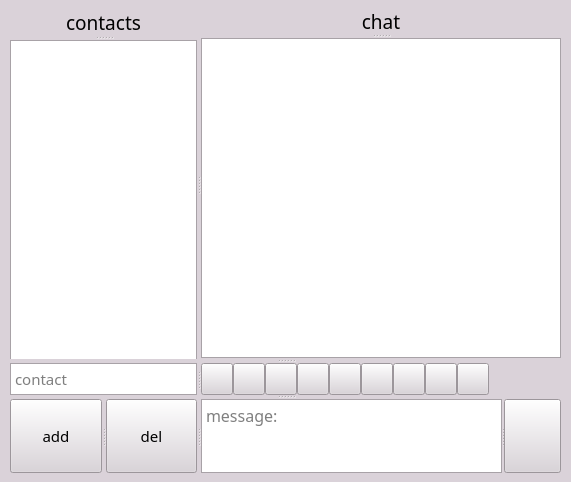
<?xml version="1.0" encoding="UTF-8"?>
<ui version="4.0">
 <class>Window</class>
 <widget class="QMainWindow" name="Window">
  <property name="geometry">
   <rect>
    <x>0</x>
    <y>0</y>
    <width>571</width>
    <height>482</height>
   </rect>
  </property>
  <property name="palette">
   <palette>
    <active>
     <colorrole role="WindowText">
      <brush brushstyle="SolidPattern">
       <color alpha="255">
        <red>0</red>
        <green>0</green>
        <blue>0</blue>
       </color>
      </brush>
     </colorrole>
     <colorrole role="Button">
      <brush brushstyle="SolidPattern">
       <color alpha="255">
        <red>218</red>
        <green>210</green>
        <blue>217</blue>
       </color>
      </brush>
     </colorrole>
     <colorrole role="Light">
      <brush brushstyle="SolidPattern">
       <color alpha="255">
        <red>255</red>
        <green>255</green>
        <blue>255</blue>
       </color>
      </brush>
     </colorrole>
     <colorrole role="Midlight">
      <brush brushstyle="SolidPattern">
       <color alpha="255">
        <red>236</red>
        <green>232</green>
        <blue>236</blue>
       </color>
      </brush>
     </colorrole>
     <colorrole role="Dark">
      <brush brushstyle="SolidPattern">
       <color alpha="255">
        <red>109</red>
        <green>105</green>
        <blue>108</blue>
       </color>
      </brush>
     </colorrole>
     <colorrole role="Mid">
      <brush brushstyle="SolidPattern">
       <color alpha="255">
        <red>145</red>
        <green>140</green>
        <blue>145</blue>
       </color>
      </brush>
     </colorrole>
     <colorrole role="Text">
      <brush brushstyle="SolidPattern">
       <color alpha="255">
        <red>0</red>
        <green>0</green>
        <blue>0</blue>
       </color>
      </brush>
     </colorrole>
     <colorrole role="BrightText">
      <brush brushstyle="SolidPattern">
       <color alpha="255">
        <red>255</red>
        <green>255</green>
        <blue>255</blue>
       </color>
      </brush>
     </colorrole>
     <colorrole role="ButtonText">
      <brush brushstyle="SolidPattern">
       <color alpha="255">
        <red>0</red>
        <green>0</green>
        <blue>0</blue>
       </color>
      </brush>
     </colorrole>
     <colorrole role="Base">
      <brush brushstyle="SolidPattern">
       <color alpha="255">
        <red>255</red>
        <green>255</green>
        <blue>255</blue>
       </color>
      </brush>
     </colorrole>
     <colorrole role="Window">
      <brush brushstyle="SolidPattern">
       <color alpha="255">
        <red>218</red>
        <green>210</green>
        <blue>217</blue>
       </color>
      </brush>
     </colorrole>
     <colorrole role="Shadow">
      <brush brushstyle="SolidPattern">
       <color alpha="255">
        <red>0</red>
        <green>0</green>
        <blue>0</blue>
       </color>
      </brush>
     </colorrole>
     <colorrole role="AlternateBase">
      <brush brushstyle="SolidPattern">
       <color alpha="255">
        <red>236</red>
        <green>232</green>
        <blue>236</blue>
       </color>
      </brush>
     </colorrole>
     <colorrole role="ToolTipBase">
      <brush brushstyle="SolidPattern">
       <color alpha="255">
        <red>255</red>
        <green>255</green>
        <blue>220</blue>
       </color>
      </brush>
     </colorrole>
     <colorrole role="ToolTipText">
      <brush brushstyle="SolidPattern">
       <color alpha="255">
        <red>0</red>
        <green>0</green>
        <blue>0</blue>
       </color>
      </brush>
     </colorrole>
    </active>
    <inactive>
     <colorrole role="WindowText">
      <brush brushstyle="SolidPattern">
       <color alpha="255">
        <red>0</red>
        <green>0</green>
        <blue>0</blue>
       </color>
      </brush>
     </colorrole>
     <colorrole role="Button">
      <brush brushstyle="SolidPattern">
       <color alpha="255">
        <red>218</red>
        <green>210</green>
        <blue>217</blue>
       </color>
      </brush>
     </colorrole>
     <colorrole role="Light">
      <brush brushstyle="SolidPattern">
       <color alpha="255">
        <red>255</red>
        <green>255</green>
        <blue>255</blue>
       </color>
      </brush>
     </colorrole>
     <colorrole role="Midlight">
      <brush brushstyle="SolidPattern">
       <color alpha="255">
        <red>236</red>
        <green>232</green>
        <blue>236</blue>
       </color>
      </brush>
     </colorrole>
     <colorrole role="Dark">
      <brush brushstyle="SolidPattern">
       <color alpha="255">
        <red>109</red>
        <green>105</green>
        <blue>108</blue>
       </color>
      </brush>
     </colorrole>
     <colorrole role="Mid">
      <brush brushstyle="SolidPattern">
       <color alpha="255">
        <red>145</red>
        <green>140</green>
        <blue>145</blue>
       </color>
      </brush>
     </colorrole>
     <colorrole role="Text">
      <brush brushstyle="SolidPattern">
       <color alpha="255">
        <red>0</red>
        <green>0</green>
        <blue>0</blue>
       </color>
      </brush>
     </colorrole>
     <colorrole role="BrightText">
      <brush brushstyle="SolidPattern">
       <color alpha="255">
        <red>255</red>
        <green>255</green>
        <blue>255</blue>
       </color>
      </brush>
     </colorrole>
     <colorrole role="ButtonText">
      <brush brushstyle="SolidPattern">
       <color alpha="255">
        <red>0</red>
        <green>0</green>
        <blue>0</blue>
       </color>
      </brush>
     </colorrole>
     <colorrole role="Base">
      <brush brushstyle="SolidPattern">
       <color alpha="255">
        <red>255</red>
        <green>255</green>
        <blue>255</blue>
       </color>
      </brush>
     </colorrole>
     <colorrole role="Window">
      <brush brushstyle="SolidPattern">
       <color alpha="255">
        <red>218</red>
        <green>210</green>
        <blue>217</blue>
       </color>
      </brush>
     </colorrole>
     <colorrole role="Shadow">
      <brush brushstyle="SolidPattern">
       <color alpha="255">
        <red>0</red>
        <green>0</green>
        <blue>0</blue>
       </color>
      </brush>
     </colorrole>
     <colorrole role="AlternateBase">
      <brush brushstyle="SolidPattern">
       <color alpha="255">
        <red>236</red>
        <green>232</green>
        <blue>236</blue>
       </color>
      </brush>
     </colorrole>
     <colorrole role="ToolTipBase">
      <brush brushstyle="SolidPattern">
       <color alpha="255">
        <red>255</red>
        <green>255</green>
        <blue>220</blue>
       </color>
      </brush>
     </colorrole>
     <colorrole role="ToolTipText">
      <brush brushstyle="SolidPattern">
       <color alpha="255">
        <red>0</red>
        <green>0</green>
        <blue>0</blue>
       </color>
      </brush>
     </colorrole>
    </inactive>
    <disabled>
     <colorrole role="WindowText">
      <brush brushstyle="SolidPattern">
       <color alpha="255">
        <red>109</red>
        <green>105</green>
        <blue>108</blue>
       </color>
      </brush>
     </colorrole>
     <colorrole role="Button">
      <brush brushstyle="SolidPattern">
       <color alpha="255">
        <red>218</red>
        <green>210</green>
        <blue>217</blue>
       </color>
      </brush>
     </colorrole>
     <colorrole role="Light">
      <brush brushstyle="SolidPattern">
       <color alpha="255">
        <red>255</red>
        <green>255</green>
        <blue>255</blue>
       </color>
      </brush>
     </colorrole>
     <colorrole role="Midlight">
      <brush brushstyle="SolidPattern">
       <color alpha="255">
        <red>236</red>
        <green>232</green>
        <blue>236</blue>
       </color>
      </brush>
     </colorrole>
     <colorrole role="Dark">
      <brush brushstyle="SolidPattern">
       <color alpha="255">
        <red>109</red>
        <green>105</green>
        <blue>108</blue>
       </color>
      </brush>
     </colorrole>
     <colorrole role="Mid">
      <brush brushstyle="SolidPattern">
       <color alpha="255">
        <red>145</red>
        <green>140</green>
        <blue>145</blue>
       </color>
      </brush>
     </colorrole>
     <colorrole role="Text">
      <brush brushstyle="SolidPattern">
       <color alpha="255">
        <red>109</red>
        <green>105</green>
        <blue>108</blue>
       </color>
      </brush>
     </colorrole>
     <colorrole role="BrightText">
      <brush brushstyle="SolidPattern">
       <color alpha="255">
        <red>255</red>
        <green>255</green>
        <blue>255</blue>
       </color>
      </brush>
     </colorrole>
     <colorrole role="ButtonText">
      <brush brushstyle="SolidPattern">
       <color alpha="255">
        <red>109</red>
        <green>105</green>
        <blue>108</blue>
       </color>
      </brush>
     </colorrole>
     <colorrole role="Base">
      <brush brushstyle="SolidPattern">
       <color alpha="255">
        <red>218</red>
        <green>210</green>
        <blue>217</blue>
       </color>
      </brush>
     </colorrole>
     <colorrole role="Window">
      <brush brushstyle="SolidPattern">
       <color alpha="255">
        <red>218</red>
        <green>210</green>
        <blue>217</blue>
       </color>
      </brush>
     </colorrole>
     <colorrole role="Shadow">
      <brush brushstyle="SolidPattern">
       <color alpha="255">
        <red>0</red>
        <green>0</green>
        <blue>0</blue>
       </color>
      </brush>
     </colorrole>
     <colorrole role="AlternateBase">
      <brush brushstyle="SolidPattern">
       <color alpha="255">
        <red>218</red>
        <green>210</green>
        <blue>217</blue>
       </color>
      </brush>
     </colorrole>
     <colorrole role="ToolTipBase">
      <brush brushstyle="SolidPattern">
       <color alpha="255">
        <red>255</red>
        <green>255</green>
        <blue>220</blue>
       </color>
      </brush>
     </colorrole>
     <colorrole role="ToolTipText">
      <brush brushstyle="SolidPattern">
       <color alpha="255">
        <red>0</red>
        <green>0</green>
        <blue>0</blue>
       </color>
      </brush>
     </colorrole>
    </disabled>
   </palette>
  </property>
  <property name="windowTitle">
   <string>Converse</string>
  </property>
  <widget class="QWidget" name="centralwidget">
   <layout class="QGridLayout" name="gridLayout">
    <item row="0" column="0">
     <widget class="QSplitter" name="splitter_10">
      <property name="orientation">
       <enum>Qt::Vertical</enum>
      </property>
      <widget class="QSplitter" name="splitter_7">
       <property name="minimumSize">
        <size>
         <width>0</width>
         <height>350</height>
        </size>
       </property>
       <property name="maximumSize">
        <size>
         <width>16777215</width>
         <height>350</height>
        </size>
       </property>
       <property name="orientation">
        <enum>Qt::Horizontal</enum>
       </property>
       <widget class="QSplitter" name="splitter_6">
        <property name="minimumSize">
         <size>
          <width>187</width>
          <height>350</height>
         </size>
        </property>
        <property name="maximumSize">
         <size>
          <width>16777215</width>
          <height>16777215</height>
         </size>
        </property>
        <property name="orientation">
         <enum>Qt::Vertical</enum>
        </property>
        <widget class="QLabel" name="contacts">
         <property name="font">
          <font>
           <family>Copperplate Gothic Bold</family>
           <pointsize>14</pointsize>
          </font>
         </property>
         <property name="layoutDirection">
          <enum>Qt::LeftToRight</enum>
         </property>
         <property name="text">
          <string>contacts</string>
         </property>
         <property name="textFormat">
          <enum>Qt::AutoText</enum>
         </property>
         <property name="scaledContents">
          <bool>false</bool>
         </property>
         <property name="alignment">
          <set>Qt::AlignCenter</set>
         </property>
         <property name="wordWrap">
          <bool>false</bool>
         </property>
        </widget>
        <widget class="QListWidget" name="listWidget">
         <property name="minimumSize">
          <size>
           <width>0</width>
           <height>320</height>
          </size>
         </property>
         <property name="maximumSize">
          <size>
           <width>16777215</width>
           <height>320</height>
          </size>
         </property>
        </widget>
       </widget>
       <widget class="QSplitter" name="splitter_5">
        <property name="minimumSize">
         <size>
          <width>0</width>
          <height>350</height>
         </size>
        </property>
        <property name="orientation">
         <enum>Qt::Vertical</enum>
        </property>
        <widget class="QLabel" name="chat">
         <property name="minimumSize">
          <size>
           <width>360</width>
           <height>25</height>
          </size>
         </property>
         <property name="maximumSize">
          <size>
           <width>360</width>
           <height>25</height>
          </size>
         </property>
         <property name="font">
          <font>
           <family>Copperplate Gothic Bold</family>
           <pointsize>14</pointsize>
          </font>
         </property>
         <property name="text">
          <string>chat</string>
         </property>
         <property name="alignment">
          <set>Qt::AlignCenter</set>
         </property>
        </widget>
        <widget class="QListWidget" name="storyMessage">
         <property name="minimumSize">
          <size>
           <width>360</width>
           <height>320</height>
          </size>
         </property>
         <property name="maximumSize">
          <size>
           <width>360</width>
           <height>320</height>
          </size>
         </property>
        </widget>
       </widget>
      </widget>
      <widget class="QSplitter" name="splitter_9">
       <property name="maximumSize">
        <size>
         <width>552</width>
         <height>16777215</height>
        </size>
       </property>
       <property name="orientation">
        <enum>Qt::Vertical</enum>
       </property>
       <widget class="QSplitter" name="splitter_4">
        <property name="orientation">
         <enum>Qt::Horizontal</enum>
        </property>
        <widget class="QTextEdit" name="textEdit">
         <property name="minimumSize">
          <size>
           <width>0</width>
           <height>32</height>
          </size>
         </property>
         <property name="maximumSize">
          <size>
           <width>187</width>
           <height>32</height>
          </size>
         </property>
         <property name="font">
          <font>
           <family>Century Gothic</family>
           <pointsize>11</pointsize>
          </font>
         </property>
         <property name="documentTitle">
          <string/>
         </property>
         <property name="placeholderText">
          <string>contact</string>
         </property>
        </widget>
        <widget class="QSplitter" name="splitter_2">
         <property name="maximumSize">
          <size>
           <width>288</width>
           <height>32</height>
          </size>
         </property>
         <property name="orientation">
          <enum>Qt::Horizontal</enum>
         </property>
         <property name="handleWidth">
          <number>0</number>
         </property>
         <widget class="QPushButton" name="Bt_bold">
          <property name="minimumSize">
           <size>
            <width>32</width>
            <height>32</height>
           </size>
          </property>
          <property name="maximumSize">
           <size>
            <width>32</width>
            <height>32</height>
           </size>
          </property>
          <property name="layoutDirection">
           <enum>Qt::LeftToRight</enum>
          </property>
          <property name="text">
           <string/>
          </property>
          <property name="icon">
           <iconset>
            <normaloff>icons/b.jpg</normaloff>icons/b.jpg</iconset>
          </property>
          <property name="iconSize">
           <size>
            <width>32</width>
            <height>32</height>
           </size>
          </property>
         </widget>
         <widget class="QPushButton" name="Bt_italic">
          <property name="minimumSize">
           <size>
            <width>32</width>
            <height>32</height>
           </size>
          </property>
          <property name="maximumSize">
           <size>
            <width>32</width>
            <height>32</height>
           </size>
          </property>
          <property name="text">
           <string/>
          </property>
          <property name="icon">
           <iconset>
            <normaloff>icons/i.jpg</normaloff>icons/i.jpg</iconset>
          </property>
          <property name="iconSize">
           <size>
            <width>32</width>
            <height>32</height>
           </size>
          </property>
         </widget>
         <widget class="QPushButton" name="Bt_underlined">
          <property name="minimumSize">
           <size>
            <width>32</width>
            <height>32</height>
           </size>
          </property>
          <property name="maximumSize">
           <size>
            <width>32</width>
            <height>32</height>
           </size>
          </property>
          <property name="text">
           <string/>
          </property>
          <property name="icon">
           <iconset>
            <normaloff>icons/u.jpg</normaloff>icons/u.jpg</iconset>
          </property>
          <property name="iconSize">
           <size>
            <width>32</width>
            <height>32</height>
           </size>
          </property>
         </widget>
         <widget class="QPushButton" name="Bt_smile">
          <property name="minimumSize">
           <size>
            <width>32</width>
            <height>32</height>
           </size>
          </property>
          <property name="maximumSize">
           <size>
            <width>32</width>
            <height>32</height>
           </size>
          </property>
          <property name="text">
           <string/>
          </property>
          <property name="icon">
           <iconset>
            <normaloff>icons/smile.png</normaloff>icons/smile.png</iconset>
          </property>
          <property name="iconSize">
           <size>
            <width>25</width>
            <height>25</height>
           </size>
          </property>
         </widget>
         <widget class="QPushButton" name="tongue">
          <property name="minimumSize">
           <size>
            <width>32</width>
            <height>32</height>
           </size>
          </property>
          <property name="maximumSize">
           <size>
            <width>32</width>
            <height>32</height>
           </size>
          </property>
          <property name="text">
           <string/>
          </property>
          <property name="icon">
           <iconset>
            <normaloff>icons/tongue.png</normaloff>icons/tongue.png</iconset>
          </property>
          <property name="iconSize">
           <size>
            <width>25</width>
            <height>25</height>
           </size>
          </property>
         </widget>
         <widget class="QPushButton" name="wink">
          <property name="minimumSize">
           <size>
            <width>32</width>
            <height>32</height>
           </size>
          </property>
          <property name="maximumSize">
           <size>
            <width>32</width>
            <height>32</height>
           </size>
          </property>
          <property name="text">
           <string/>
          </property>
          <property name="icon">
           <iconset>
            <normaloff>icons/wink.png</normaloff>icons/wink.png</iconset>
          </property>
          <property name="iconSize">
           <size>
            <width>25</width>
            <height>25</height>
           </size>
          </property>
         </widget>
         <widget class="QPushButton" name="suspect">
          <property name="minimumSize">
           <size>
            <width>32</width>
            <height>32</height>
           </size>
          </property>
          <property name="maximumSize">
           <size>
            <width>32</width>
            <height>32</height>
           </size>
          </property>
          <property name="text">
           <string/>
          </property>
          <property name="icon">
           <iconset>
            <normaloff>icons/suspect.png</normaloff>icons/suspect.png</iconset>
          </property>
          <property name="iconSize">
           <size>
            <width>25</width>
            <height>25</height>
           </size>
          </property>
         </widget>
         <widget class="QPushButton" name="indifferent">
          <property name="minimumSize">
           <size>
            <width>32</width>
            <height>32</height>
           </size>
          </property>
          <property name="maximumSize">
           <size>
            <width>32</width>
            <height>32</height>
           </size>
          </property>
          <property name="text">
           <string/>
          </property>
          <property name="icon">
           <iconset>
            <normaloff>icons/indifferent.png</normaloff>icons/indifferent.png</iconset>
          </property>
          <property name="iconSize">
           <size>
            <width>25</width>
            <height>25</height>
           </size>
          </property>
         </widget>
         <widget class="QPushButton" name="kiss">
          <property name="minimumSize">
           <size>
            <width>32</width>
            <height>32</height>
           </size>
          </property>
          <property name="maximumSize">
           <size>
            <width>32</width>
            <height>32</height>
           </size>
          </property>
          <property name="text">
           <string/>
          </property>
          <property name="icon">
           <iconset>
            <normaloff>icons/kiss.png</normaloff>icons/kiss.png</iconset>
          </property>
          <property name="iconSize">
           <size>
            <width>25</width>
            <height>25</height>
           </size>
          </property>
         </widget>
        </widget>
       </widget>
       <widget class="QSplitter" name="splitter_8">
        <property name="orientation">
         <enum>Qt::Horizontal</enum>
        </property>
        <widget class="QSplitter" name="splitter_3">
         <property name="minimumSize">
          <size>
           <width>187</width>
           <height>0</height>
          </size>
         </property>
         <property name="maximumSize">
          <size>
           <width>16777215</width>
           <height>16777215</height>
          </size>
         </property>
         <property name="orientation">
          <enum>Qt::Horizontal</enum>
         </property>
         <widget class="QPushButton" name="ButtonAdd">
          <property name="font">
           <font>
            <family>Copperplate Gothic Bold</family>
            <pointsize>11</pointsize>
           </font>
          </property>
          <property name="text">
           <string>add</string>
          </property>
          <property name="iconSize">
           <size>
            <width>32</width>
            <height>32</height>
           </size>
          </property>
         </widget>
         <widget class="QPushButton" name="ButtonDelete">
          <property name="font">
           <font>
            <family>Copperplate Gothic Bold</family>
            <pointsize>11</pointsize>
           </font>
          </property>
          <property name="text">
           <string>del</string>
          </property>
          <property name="iconSize">
           <size>
            <width>30</width>
            <height>30</height>
           </size>
          </property>
          <property name="autoDefault">
           <bool>false</bool>
          </property>
         </widget>
        </widget>
        <widget class="QSplitter" name="splitter">
         <property name="minimumSize">
          <size>
           <width>360</width>
           <height>0</height>
          </size>
         </property>
         <property name="maximumSize">
          <size>
           <width>16777215</width>
           <height>16777215</height>
          </size>
         </property>
         <property name="orientation">
          <enum>Qt::Horizontal</enum>
         </property>
         <property name="handleWidth">
          <number>2</number>
         </property>
         <widget class="QTextEdit" name="InputText">
          <property name="maximumSize">
           <size>
            <width>302</width>
            <height>16777215</height>
           </size>
          </property>
          <property name="font">
           <font>
            <family>Century Gothic</family>
            <pointsize>12</pointsize>
            <weight>50</weight>
            <italic>false</italic>
            <bold>false</bold>
            <underline>false</underline>
            <strikeout>false</strikeout>
           </font>
          </property>
          <property name="layoutDirection">
           <enum>Qt::LeftToRight</enum>
          </property>
          <property name="documentTitle">
           <string/>
          </property>
          <property name="tabStopWidth">
           <number>80</number>
          </property>
          <property name="cursorWidth">
           <number>2</number>
          </property>
          <property name="placeholderText">
           <string>message:</string>
          </property>
         </widget>
         <widget class="QPushButton" name="ButtonSend">
          <property name="enabled">
           <bool>true</bool>
          </property>
          <property name="font">
           <font>
            <family>Copperplate Gothic Bold</family>
            <pointsize>13</pointsize>
           </font>
          </property>
          <property name="focusPolicy">
           <enum>Qt::NoFocus</enum>
          </property>
          <property name="contextMenuPolicy">
           <enum>Qt::NoContextMenu</enum>
          </property>
          <property name="layoutDirection">
           <enum>Qt::LeftToRight</enum>
          </property>
          <property name="text">
           <string/>
          </property>
          <property name="icon">
           <iconset>
            <normaloff>icons/036-paper-plane.png</normaloff>icons/036-paper-plane.png</iconset>
          </property>
          <property name="iconSize">
           <size>
            <width>60</width>
            <height>60</height>
           </size>
          </property>
          <property name="checkable">
           <bool>false</bool>
          </property>
          <property name="autoRepeat">
           <bool>false</bool>
          </property>
         </widget>
        </widget>
       </widget>
      </widget>
     </widget>
    </item>
   </layout>
  </widget>
 </widget>
 <resources/>
 <connections/>
</ui>
